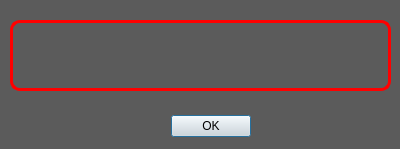
<?xml version="1.0" encoding="UTF-8"?>
<ui version="4.0">
 <class>Dialog</class>
 <widget class="QDialog" name="Dialog">
  <property name="geometry">
   <rect>
    <x>0</x>
    <y>0</y>
    <width>400</width>
    <height>149</height>
   </rect>
  </property>
  <property name="font">
   <font>
    <weight>75</weight>
    <bold>true</bold>
   </font>
  </property>
  <property name="windowTitle">
   <string>ВНИМАНИЕ!!!</string>
  </property>
  <property name="windowIcon">
   <iconset>
    <normaloff>../IMG/icon.ico</normaloff>../IMG/icon.ico</iconset>
  </property>
  <property name="styleSheet">
   <string notr="true">background-color: rgb(91, 91, 91)
</string>
  </property>
  <widget class="QDialogButtonBox" name="buttonBox">
   <property name="geometry">
    <rect>
     <x>160</x>
     <y>110</y>
     <width>91</width>
     <height>32</height>
    </rect>
   </property>
   <property name="styleSheet">
    <string notr="true">background-color: rgb(223, 223, 223);</string>
   </property>
   <property name="orientation">
    <enum>Qt::Horizontal</enum>
   </property>
   <property name="standardButtons">
    <set>QDialogButtonBox::Ok</set>
   </property>
  </widget>
  <widget class="QLabel" name="msg">
   <property name="geometry">
    <rect>
     <x>10</x>
     <y>20</y>
     <width>381</width>
     <height>71</height>
    </rect>
   </property>
   <property name="font">
    <font>
     <pointsize>8</pointsize>
     <weight>75</weight>
     <bold>true</bold>
    </font>
   </property>
   <property name="styleSheet">
    <string notr="true">border: 3px solid rgb(255, 0, 0);
border-radius: 10%;
color: rgb(255, 255, 255)</string>
   </property>
   <property name="text">
    <string/>
   </property>
   <property name="alignment">
    <set>Qt::AlignCenter</set>
   </property>
  </widget>
 </widget>
 <resources/>
 <connections>
  <connection>
   <sender>buttonBox</sender>
   <signal>accepted()</signal>
   <receiver>Dialog</receiver>
   <slot>accept()</slot>
   <hints>
    <hint type="sourcelabel">
     <x>248</x>
     <y>254</y>
    </hint>
    <hint type="destinationlabel">
     <x>157</x>
     <y>274</y>
    </hint>
   </hints>
  </connection>
  <connection>
   <sender>buttonBox</sender>
   <signal>rejected()</signal>
   <receiver>Dialog</receiver>
   <slot>reject()</slot>
   <hints>
    <hint type="sourcelabel">
     <x>316</x>
     <y>260</y>
    </hint>
    <hint type="destinationlabel">
     <x>286</x>
     <y>274</y>
    </hint>
   </hints>
  </connection>
 </connections>
</ui>
